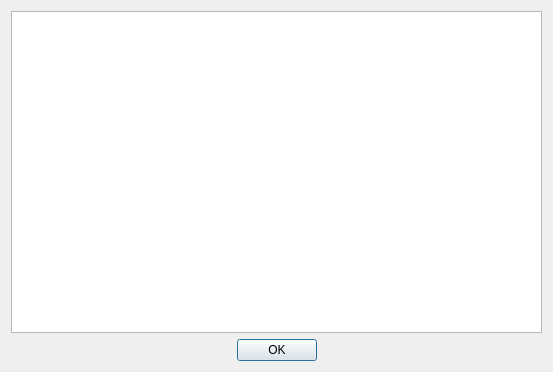
<ui version="4.0" >
 <class>AboutDialog</class>
 <widget class="QDialog" name="AboutDialog" >
  <property name="geometry" >
   <rect>
    <x>0</x>
    <y>0</y>
    <width>553</width>
    <height>372</height>
   </rect>
  </property>
  <property name="windowTitle" >
   <string>About Reggata</string>
  </property>
  <layout class="QVBoxLayout" name="verticalLayout" >
   <item>
    <widget class="QTextEdit" name="textEdit" >
     <property name="readOnly" >
      <bool>true</bool>
     </property>
    </widget>
   </item>
   <item>
    <widget class="QDialogButtonBox" name="buttonBox" >
     <property name="orientation" >
      <enum>Qt::Horizontal</enum>
     </property>
     <property name="standardButtons" >
      <set>QDialogButtonBox::Ok</set>
     </property>
     <property name="centerButtons" >
      <bool>true</bool>
     </property>
    </widget>
   </item>
  </layout>
 </widget>
 <resources/>
 <connections>
  <connection>
   <sender>buttonBox</sender>
   <signal>accepted()</signal>
   <receiver>AboutDialog</receiver>
   <slot>accept()</slot>
   <hints>
    <hint type="sourcelabel" >
     <x>248</x>
     <y>254</y>
    </hint>
    <hint type="destinationlabel" >
     <x>157</x>
     <y>274</y>
    </hint>
   </hints>
  </connection>
  <connection>
   <sender>buttonBox</sender>
   <signal>rejected()</signal>
   <receiver>AboutDialog</receiver>
   <slot>reject()</slot>
   <hints>
    <hint type="sourcelabel" >
     <x>316</x>
     <y>260</y>
    </hint>
    <hint type="destinationlabel" >
     <x>286</x>
     <y>274</y>
    </hint>
   </hints>
  </connection>
 </connections>
</ui>
